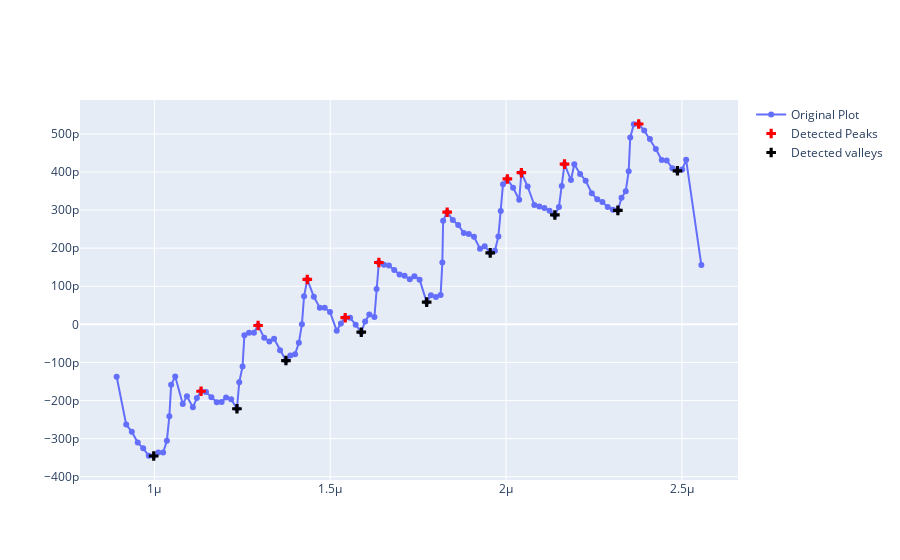

Notebook cell for this chart:
### Code cell
x, z, peak_indices, valley_indices = analyzer.slice_rotate(img_rot, size_rot, j=60, prominence=1e-5, width=2, xz_angle=3, demo=True)
